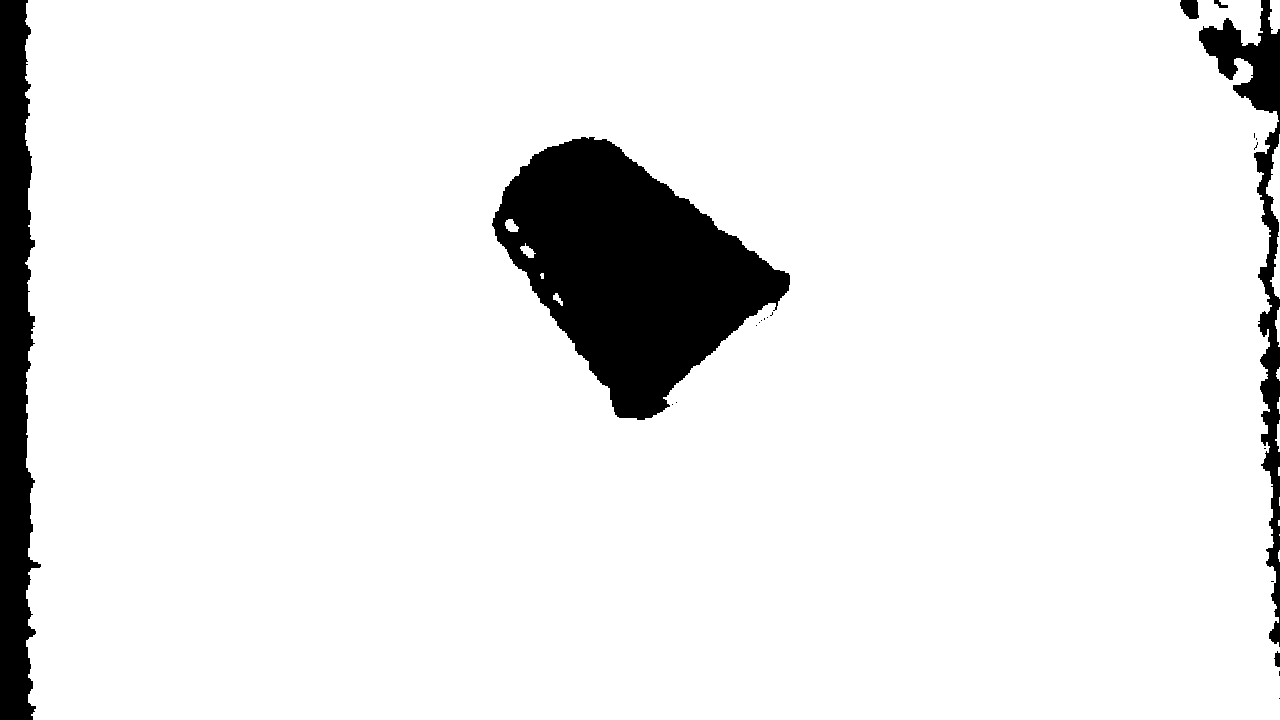
#> input picture graspnet-baseline/debug_data/latest_depth.png, 1280 x 720 px, found by its file name
$ python check_depth.py
#> lines starting #> are read from the running program, lines starting #| are printed output that depends on the picture
import os
import sys
import cv2
import numpy as np
import matplotlib.pyplot as plt

def inspect_depth(depth_path):
    # 1. 读取图片 (必须以 -1 或 cv2.IMREAD_UNCHANGED 读取)
    depth = cv2.imread(depth_path, cv2.IMREAD_UNCHANGED)
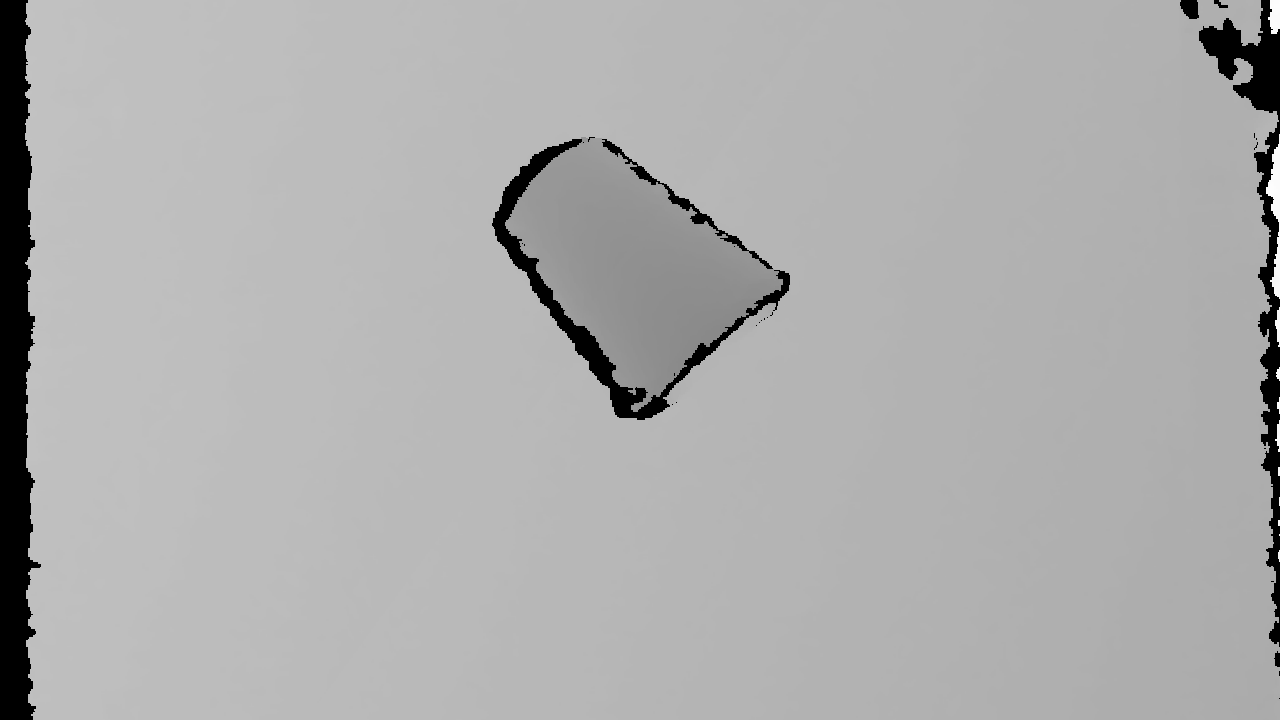
#> depth: shape (720, 1280) uint16; min 0, max 412, mean 280.7; drawn with min black and max white

    if depth is None:
        print("❌ 错误：无法读取图片，请检查路径。")
        return

    # 2. 检查数据类型 (最关键！)
    print(f"--- 深度图体检报告 ---")
    print(f"文件路径: {depth_path}")
    print(f"尺寸 (H, W): {depth.shape}")
#| 尺寸 (H, W): (720, 1280)
    print(f"数据类型: {depth.dtype}")  # 必须是 uint16
#| 数据类型: uint16

    # 3. 检查数值范围
    # 过滤掉 0 (无效点) 后再看统计
    valid_pixels = depth[depth > 0]
    if len(valid_pixels) == 0:
        print("❌ 警告：图片全是黑的 (所有值为0)！")
        return

    min_val = np.min(valid_pixels)
#> min_val = 221
    max_val = np.max(valid_pixels)
#> max_val = 412
    mean_val = np.mean(valid_pixels)
#> mean_val = 293.4

    print(f"有效深度最小值: {min_val} (代表 {min_val}mm)")
#| 有效深度最小值: 221 (代表 221mm)
    print(f"有效深度最大值: {max_val} (代表 {max_val}mm)")
#| 有效深度最大值: 412 (代表 412mm)
    print(f"有效深度平均值: {mean_val:.1f}")
#| 有效深度平均值: 293.4

    # 4. 判定标准
    print(f"--- 诊断结果 ---")
    if depth.dtype != np.uint16:
        print("❌ 格式错误：不是 uint16 格式！你可能保存成了 8位图 (jpg/png)。")
        print("   -> 导致原因：cv2.imwrite 时没存对，或者被其他软件转码了。")
    elif max_val < 255:
        print("⚠️ 数值可疑：最大值小于 255。")
        print("   -> 可能原因：虽然是16位图，但数值被压缩到了 0-255 范围，单位丢失。")
    elif max_val > 10000:
        print("⚠️ 存在飞点：最大值超过 10米 (10000mm)。")
        print("   -> 建议：这就是导致你内存爆炸的原因，需要进行去噪处理。")
    else:
        print("✅ 格式正常：是 16位图，且数值在合理范围 (桌面场景通常 200-2000mm)。")

    # 5. 可视化 (带颜色条，方便鼠标取点查看)
    plt.figure(figsize=(10, 6))
    plt.title(f"Depth Map Visualization (Min:{min_val}mm, Max:{max_val}mm)")
    # 限制显示范围在 0~2000mm，超过的会变色，方便看细节
    plt.imshow(depth, cmap='jet', vmin=0, vmax=2000)
    plt.colorbar(label='Depth (mm)')
    plt.show()
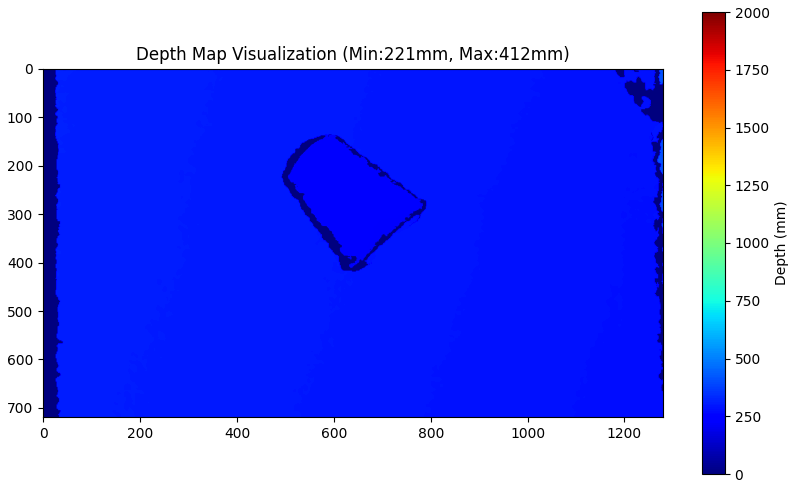
#> figure drawn by matplotlib, 2 panels

# 运行检查：python check_depth.py [depth_raw.png]
if __name__ == '__main__':
    default_path = os.path.join(os.path.dirname(os.path.abspath(__file__)), 'data', 'debug_data', 'latest_depth.png')
    inspect_depth(sys.argv[1] if len(sys.argv) > 1 else default_path)
